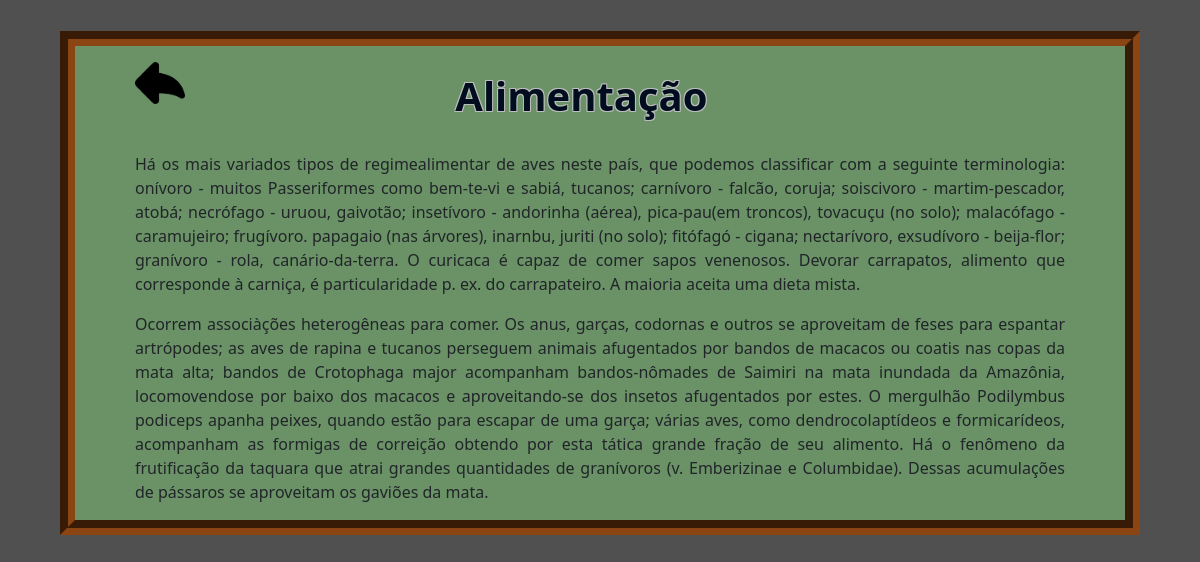
The app's page /templates/pagina.php?idPagina=3 with its own data.
### tables this page shows
CREATE TABLE `pagina` (
  `id` int(11) NOT NULL,
  `nome` varchar(20) NOT NULL,
  `conteudo` text NOT NULL
);

### templates/pagina.php (the view, shortened to what this page needs)
<?php
include_once "site.php";
$idPagina = $_GET["idPagina"];
$result_carousel = "SELECT * FROM pagina WHERE id = $idPagina";
$resultado_carousel = mysqli_query($con, $result_carousel);
$dados = mysqli_fetch_assoc($resultado_carousel);
?>
<!DOCTYPE html>
<html>
<head>
    <link rel="stylesheet" type="text/css" href="../static/_css/_site.css">
    <link rel="stylesheet" href="../static/_css/bootstrap.css">
</head>
<body id="normal">
<div class="conteiner">
<div class="ave">
<a href="index.php"><img src="../static/_image/voltar.png" class="rounded float-start" id="img" width="50px"></a>
    <div class="div01">
        <h1><b><?php echo $dados['nome']; ?></b></h1>
    </div> </br>
    <div>
        <?php echo $dados['conteudo']; ?>
    </div>
</div>
</div>
</body>
</html>

### static/_css/_site.css (style rules this page uses)
html { width: 100%; height: 100%; padding: 25px; background-color: #505050 }
#normal { border: none; background-color: #505050; }
.div01 { display: flex; justify-content: center; align-items: center; position: relative; top: 6%; width: 100%; height: 70px; padding-bottom: 50px; padding-top: 2%; }
.conteiner { width: 100%; height: 100%; display: flex; justify-content: center; align-content: center; }
.ave { width: 90%; border: 15px groove #8B4513; text-align: justify; background-color: #6a9266; padding-left: 5%; padding-right: 5%; position: absolute; justify-content: center; align-items: center; align-content: center; padding-top: 1%; }
#img { position:absolute; display: block; z-index: 999 }
h1 { position: relative; text-align: center; color: #000d1f; text-shadow: #BDBDBD 1px -1px, #BDBDBD -1px 1px, #BDBDBD 1px 1px, #BDBDBD -1px -1px; padding-top: 5%; padding-right: 4%; }

### records on screen
pagina: nome "Alimentação", conteudo "Há os mais variados tipos de regimealimentar de aves neste país, que podemos classificar com a seguinte terminologia: onívoro - muitos Passeriformes como bem-te-vi e sabiá, tucanos; carnívoro - falcão, coruja; soiscivoro - martim-pescador, atobá; necrófago - uruou, gaivotão; insetívoro - andorinha (aérea), pica-pau(em troncos), tovacuçu (no solo); malacófago - caramujeiro; frugívoro. papagaio (nas árvores), inarnbu, juriti (no solo); fitófagó - cigana; nectarívoro, exsudívoro - beija-flor; granívoro - rola, canário-da-terra. O curicaca é capaz de comer sapos venenosos. Devorar carrapatos, alimento que corresponde à carniça, é particularidade p. ex. do carrapateiro. A maioria aceita uma…"
